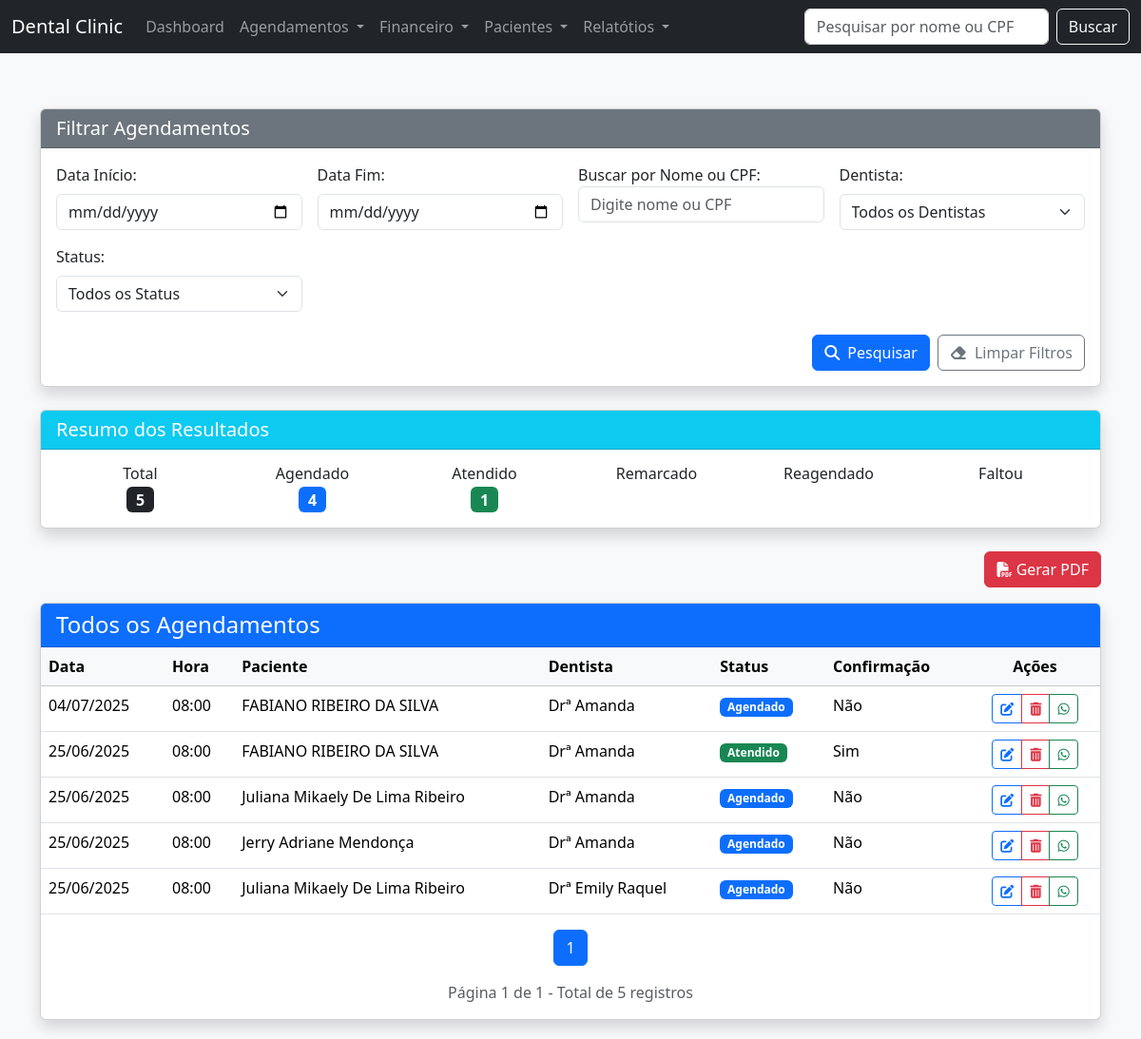
The page /agendamento/lista/ on the database its author committed.
### agendamento/models.py (models this page shows, shortened)
class Agendamento(models.Model):
    paciente = models.ForeignKey(Paciente, on_delete=models.CASCADE)
    dentista = models.ForeignKey(Dentista, on_delete=models.SET_NULL, null=True, blank=True)
    data = models.DateField()
    hora = models.TimeField()
    status = models.CharField(max_length=20, choices=STATUS, default='agendado')
    confirmacao = models.CharField(
        max_length=10,
        choices=CONFIRMACAO_CHOICES,
        default='nao'
    )
    observacoes = models.TextField(blank=True, null=True)
    data_criacao = models.DateTimeField(auto_now_add=True)

class Dentista(models.Model):
    nome = models.CharField(max_length=150)
    especialidade = models.CharField(max_length=100, blank=True, null=True)
    def __str__(self):
        return self.nome

### paciente/models.py (models this page shows, shortened)
class Paciente(models.Model):
    nome = models.CharField(max_length=100)
    cpf = models.CharField(max_length=14, unique=True)
    data_nascimento = models.DateField()
    nome_pai = models.CharField(max_length=150, blank=True, null=True)
    nome_mae = models.CharField(max_length=150, blank=True, null=True)
    nacionalidade = models.CharField(max_length=100, blank=True, null=True)
    naturalidade = models.CharField(max_length=100, blank=True, null=True)
    estado_civil = models.CharField(
        max_length=20,
        choices=[
            ('solteiro', 'Solteiro(a)'),
            ('casado', 'Casado(a)'),
            ('divorciado', 'Divorciado(a)'),
            ('viuvo', 'Viúvo(a)'),
            ('outro', 'Outro'),
        ],
        blank=True,
        null=True
    )
    sexo = models.CharField(
        max_length=10,
        choices=[
            ('masculino', 'Masculino'),
            ('feminino', 'Feminino'),
            ('outro', 'Outro'),
        ],
        blank=True,
        null=True
    )
    profissao = models.CharField(max_length=100, blank=True, null=True)
    telefone = models.CharField(max_length=20, blank=True, null=True)
    observacao_contato = models.TextField(blank=True, null=True)
    cep = models.CharField(max_length=9, blank=True, null=True)
    endereco = models.CharField(max_length=150, blank=True, null=True)
    numero = models.CharField(max_length=10, blank=True, null=True)
    bairro = models.CharField(max_length=100, blank=True, null=True)
    cidade = models.CharField(max_length=100, blank=True, null=True)
    uf = models.CharField(max_length=2, blank=True, null=True)
    complemento = models.CharField(max_length=100, blank=True, null=True)
    ponto_referencia = models.CharField(max_length=150, blank=True, null=True)
    outras_observacoes = models.TextField(blank=True, null=True)
    data_cadastro = models.DateTimeField(auto_now_add=True)

### agendamento/views.py (the view)
# urls.py: path('lista/', lista_agendamentos, name='lista_agendamentos'),
def lista_agendamentos(request):
    base_queryset = Agendamento.objects.all().order_by('-data', '-hora')
    busca = request.GET.get('busca')
    if busca:
        base_queryset = base_queryset.filter(
            Q(paciente__nome__icontains=busca) |
            Q(paciente__cpf__icontains=busca)
        )
    filtro = AgendamentoFilter(request.GET, queryset=base_queryset)
    agendamentos_filtrados = filtro.qs
    paginator = Paginator(agendamentos_filtrados, 25)
    page_number = request.GET.get('page')
    agendamentos_paginados = paginator.get_page(page_number)
    total = agendamentos_filtrados.count()
    total_agendado = agendamentos_filtrados.filter(status='agendado').count()
    total_atendido = agendamentos_filtrados.filter(status='atendido').count()
    total_cancelado = agendamentos_filtrados.filter(status='cancelado').count()
    total_nao_atendido = agendamentos_filtrados.filter(status='nao_atendido').count()
    context = {
        'agendamentos': agendamentos_paginados,
        'filter': filtro,
        'total': total,
        'total_agendado': total_agendado,
        'total_atendido': total_atendido,
        'total_cancelado': total_cancelado,
        'total_nao_atendido': total_nao_atendido,
    }
    return render(request, 'agendamento/lista_agendamentos.html', context)

### agendamento/templates/agendamento/lista_agendamentos.html (shortened to what this page needs)
{% extends 'core/base.html' %}
{% block content %}
<div class="container mt-4">
    <div class="card shadow mb-4">
        <div class="card-header bg-secondary text-white">
            <h5 class="mb-0">Filtrar Agendamentos</h5>
        </div>
        <div class="card-body">
            <form method="get" id="filter-form">
                <div class="row g-3">
                    <div class="col-md-3">
                        <label for="{{ filter.form.data_inicio.id_for_label }}" class="form-label">Data Início:</label>
                        {{ filter.form.data_inicio }}
                    </div>
                    <div class="col-md-3">
                        <label for="{{ filter.form.data_fim.id_for_label }}" class="form-label">Data Fim:</label>
                        {{ filter.form.data_fim }}
                    </div>
                    <div class="col-md-3">
                        <label for="busca">Buscar por Nome ou CPF:</label>
                        <input type="text" id="busca" name="busca" class="form-control" placeholder="Digite nome ou CPF" value="{{ request.GET.busca }}">
                    </div>
                    <div class="col-md-3">
                        <label for="{{ filter.form.dentista.id_for_label }}" class="form-label">Dentista:</label>
                        {{ filter.form.dentista }}
                    </div>
                    <div class="col-md-3">
                        <label for="{{ filter.form.status.id_for_label }}" class="form-label">Status:</label>
                        {{ filter.form.status }}
                    </div>
                </div>
                <div class="d-flex justify-content-end mt-4">
                    <button type="submit" class="btn btn-primary me-2">
                        <i class="fas fa-search me-1"></i> Pesquisar
                    </button>
                    <a href="{% url 'agendamento:lista_agendamentos' %}" class="btn btn-outline-secondary">
                        <i class="fas fa-eraser me-1"></i> Limpar Filtros
                    </a>
                </div>
            </form>
        </div>
    </div>
    <div class="card shadow mb-4">
        <div class="card-header bg-info text-white">
            <h5 class="mb-0">Resumo dos Resultados</h5>
        </div>
        <div class="card-body">
         <div class="row text-center gy-2 gx-1 justify-content-center">
             <div class="col-md-2"><h6 class="mb-1">Total</h6><span class="badge bg-dark fs-6">{{ total }}</span></div>
             <div class="col-md-2"><h6 class="mb-1">Agendado</h6><span class="badge bg-primary fs-6">{{ total_agendado }}</span></div>
             <div class="col-md-2"><h6 class="mb-1">Atendido</h6><span class="badge bg-success fs-6">{{ total_atendido }}</span></div>
             <div class="col-md-2"><h6 class="mb-1">Remarcado</h6></div>
             <div class="col-md-2"><h6 class="mb-1">Reagendado</h6></div>
             <div class="col-md-2"><h6 class="mb-1">Faltou</h6></div>
            </div>
        </div>
    </div>
    <div class="d-flex justify-content-end mb-3">
        <a href="{% url 'agendamento:agendamentos_pdf' %}?{{ request.GET.urlencode }}" class="btn btn-danger">
            <i class="fas fa-file-pdf"></i> Gerar PDF
        </a>
    </div>
    <div class="card shadow">
        <div class="card-header bg-primary text-white">
            <h4 class="mb-0">Todos os Agendamentos</h4>
        </div>
        <div class="card-body p-0">
            {% if agendamentos %}
                <div class="table-responsive">
                    <table class="table table-hover mb-0">
                        <thead class="table-light">
                            <tr>
                                <th>Data</th>
                                <th>Hora</th>
                                <th>Paciente</th>
                                <th>Dentista</th>
                                <th>Status</th>
                                <th>Confirmação</th>
                                <th class="text-center">Ações</th>
                            </tr>
                        </thead>
                        <tbody>
                            {% for agendamento in agendamentos %}
                            <tr>
                                <td>{{ agendamento.data|date:"d/m/Y" }}</td>
                                <td>{{ agendamento.hora|time:"H:i" }}</td>
                                <td>{{ agendamento.paciente.nome }}</td>
                                <td>{{ agendamento.dentista.nome }}</td>
                                <td>
                                    {% if agendamento.status == 'agendado' %}
                                        <span class="badge bg-primary">Agendado</span>
                                    {% elif agendamento.status == 'remarcado' %}
                                        <span class="badge bg-danger">Remarcado</span>
                                    {% elif agendamento.status == 'atendido' %}
                                        <span class="badge bg-success">Atendido</span>
                                    {% elif agendamento.status == 'reagendado' %}
                                        <span class="badge bg-warning text-dark">Reagendado</span>
                                    {% elif agendamento.status == 'faltou' %}
                                        <span class="badge bg-warning text-dark">Faltou</span>
                                    {% else %}
                                        <span class="badge bg-secondary">{{ agendamento.status|capfirst }}</span>
                                    {% endif %}
                                </td>
                                <td>{{ agendamento.get_confirmacao_display }}</td>
                                <td class="text-center">
                                    <div class="btn-group btn-group-sm" role="group">
                                        <a href="{% url 'agendamento:editar_agenda' agendamento.id %}" class="btn btn-outline-primary" title="Abrir">
                                            <i class="fas fa-edit"></i>
                                        </a>
                                        <a href="{% url 'agendamento:excluir_agenda' agendamento.id %}" class="btn btn-outline-danger" title="Excluir">
                                            <i class="fas fa-trash-alt"></i>
                                        </a>
                                        <button type="button" class="btn btn-outline-success" title="Enviar WhatsApp"
                                                data-bs-toggle="modal" data-bs-target="#modalWhatsApp{{ agendamento.id }}">
                                            <i class="fab fa-whatsapp"></i>
                                        </button>
                                    </div>
                                </td>
                            </tr>
                            {% endfor %}
                        </tbody>
                    </table>
                </div>
<div class="p-3">
    <nav aria-label="Page navigation">
        <ul class="pagination justify-content-center">
            {% for num in agendamentos.paginator.page_range %}
                {% if agendamentos.number == num %}
                    <li class="page-item active"><a class="page-link" href="#">{{ num }}</a></li>
                {% elif num > agendamentos.number|add:'-3' and num < agendamentos.number|add:'3' %}
                    <li class="page-item">
                        <a class="page-link" href="?page={{ num }}{% if request.GET %}&{{ request.GET.urlencode }}"{% endif %}">{{ num }}</a>
                    </li>
                {% endif %}
            {% endfor %}
        </ul>
    </nav>
    <div class="text-center text-muted">
        Página {{ agendamentos.number }} de {{ agendamentos.paginator.num_pages }} - Total de {{ agendamentos.paginator.count }} registros
    </div>
</div>
            {% endif %}
        </div>
    </div>
</div>
<link rel="stylesheet" href="https://code.jquery.com/ui/1.13.1/themes/base/jquery-ui.css">
{% endblock %}

### templates/core/base.html (style rules this page uses)
body { background-color: #f8f9fa; padding-top: 70px; }
.card-header { font-weight: bold; }

### rows shown on the page
Agendamento: data "04/07/2025", hora "08:00", paciente.nome "FABIANO RIBEIRO DA SILVA", dentista.nome "Drª Amanda", status "Agendado", confirmacao "Não"
Agendamento: data "25/06/2025", hora "08:00", paciente.nome "FABIANO RIBEIRO DA SILVA", dentista.nome "Drª Amanda", status "Atendido", confirmacao "Sim"
Agendamento: data "25/06/2025", hora "08:00", paciente.nome "Juliana Mikaely De Lima Ribeiro", dentista.nome "Drª Amanda", status "Agendado", confirmacao "Não"
Agendamento: data "25/06/2025", hora "08:00", paciente.nome "Jerry Adriane Mendonça", dentista.nome "Drª Amanda", status "Agendado", confirmacao "Não"
Agendamento: data "25/06/2025", hora "08:00", paciente.nome "Juliana Mikaely De Lima Ribeiro", dentista.nome "Drª Emily Raquel", status "Agendado", confirmacao "Não"

### other values the page prints
{{ total }} "5"
{{ total_agendado }} "4"
{{ total_atendido }} "1"
{{ num }} "1"
{{ agendamentos.number }} "1"
{{ agendamentos.paginator.num_pages }} "1"
{{ agendamentos.paginator.count }} "5"
